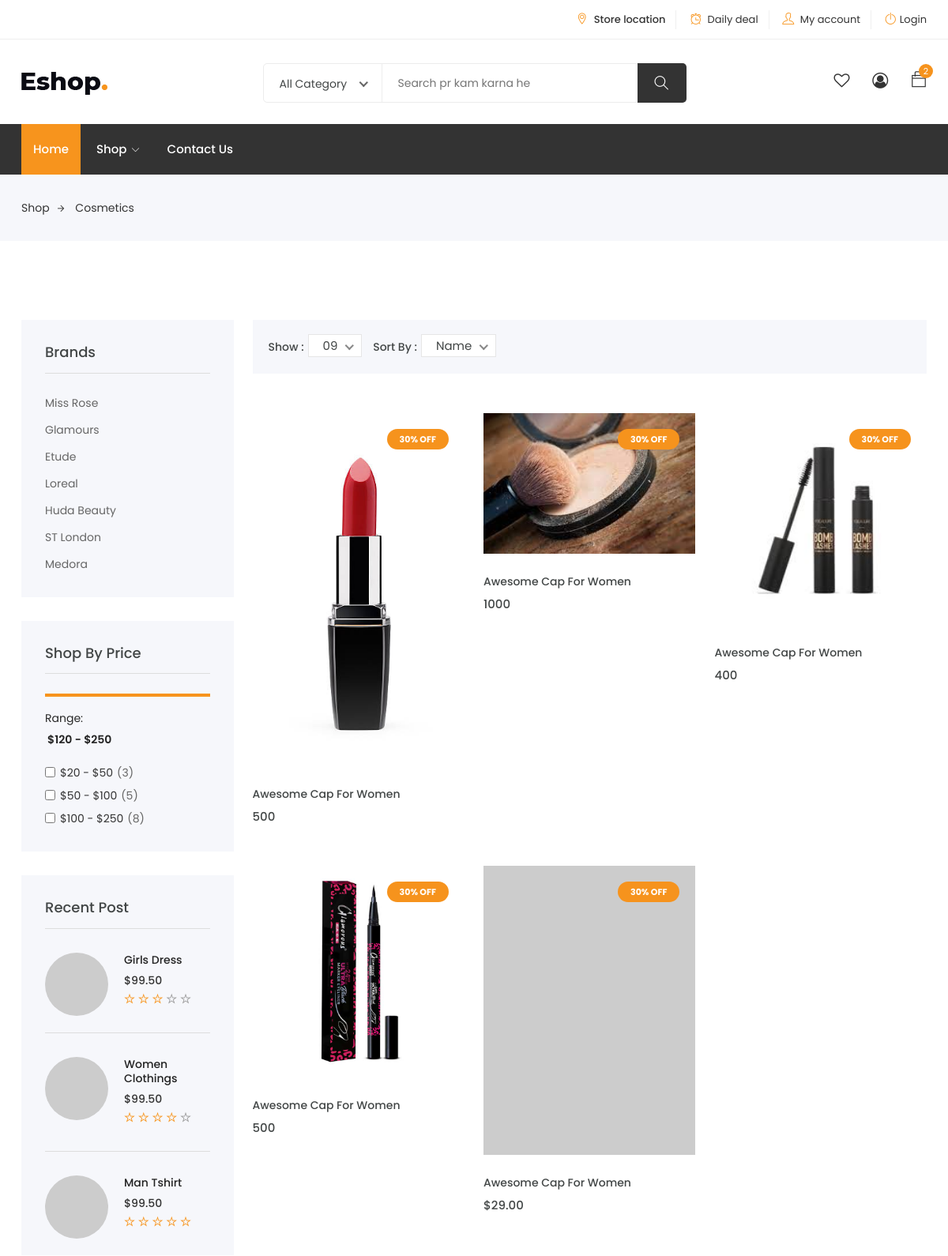
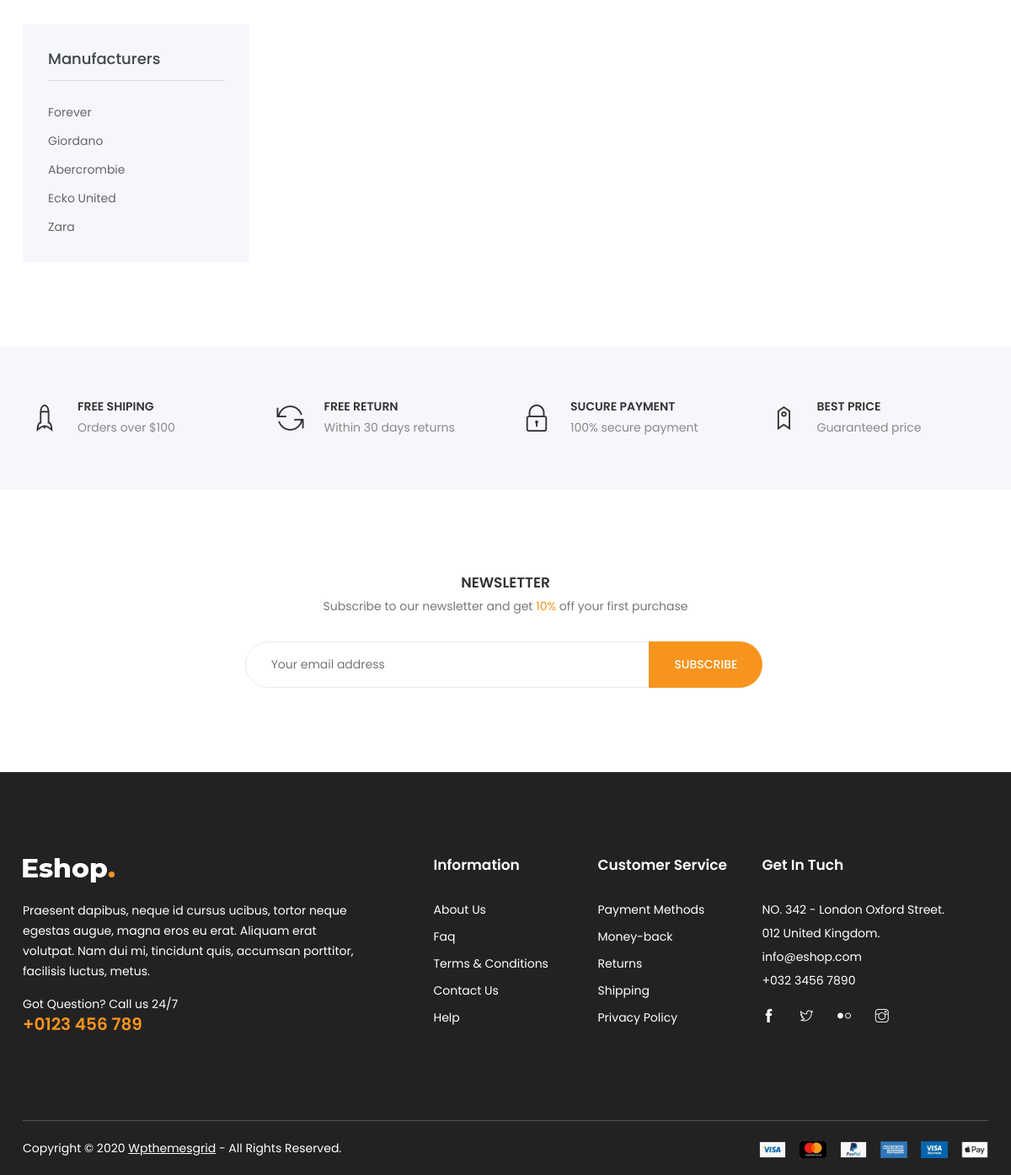
Screenshot of /user/products.php?cid=2 with the database file from the repository (2 pictures, top to bottom).
### tables this page shows
CREATE TABLE `category` (
  `cat_id` int(255) NOT NULL,
  `cat_name` varchar(255) NOT NULL
);

CREATE TABLE `brands` (
  `brand_id` int(255) NOT NULL,
  `brand_name` varchar(255) NOT NULL,
  `brand_category` int(255) NOT NULL
);

CREATE TABLE `products` (
  `prod_id` int(255) NOT NULL,
  `prod_name` varchar(255) NOT NULL,
  `prod_brand` int(255) NOT NULL,
  `prod_category` int(255) NOT NULL,
  `prod_price` int(255) NOT NULL,
  `prod_image` varchar(255) NOT NULL
);

### user/products.php (the view, shortened to what this page needs)
<?php
require("header.php");
$cid=$_GET["cid"];
?>
		<div class="breadcrumbs">
			<div class="container">
				<div class="row">
					<div class="col-12">
						<div class="bread-inner">
							<ul class="bread-list">
								<li><a href="index1.html">Shop<i class="ti-arrow-right"></i></a></li>
								<li class="active"><a href="blog-single.html">
                                    <?php
                                        $res=mysqli_query($conn,"SELECT * FROM category WHERE cat_id=$cid");
                                        $row=mysqli_fetch_assoc($res);
                                        echo $row["cat_name"];
                                    ?>
                                </a></li>
							</ul>
						</div>
					</div>
				</div>
			</div>
		</div>
		<section class="product-area shop-sidebar shop section">
			<div class="container">
				<div class="row">
					<div class="col-lg-3 col-md-4 col-12">
						<div class="shop-sidebar">
								<div class="single-widget category">
									<h3 class="title">Brands</h3>
									<ul class="categor-list">
										<?php
                                        $query="SELECT * FROM brands WHERE brand_category=$cid";
                                        $res=mysqli_query($conn,$query);
                                        while($row=mysqli_fetch_assoc($res)){
                                            echo'<li><a href="#">'.$row["brand_name"].'</a></li>';
                                        }
                                        ?>
									</ul>
								</div>
									<div class="single-widget range">
										<h3 class="title">Shop by Price</h3>
										<div class="price-filter">
											<div class="price-filter-inner">
												<div id="slider-range"></div>
													<div class="price_slider_amount">
													<div class="label-input">
														<span>Range:</span><input type="text" id="amount" name="price" placeholder="Add Your Price"/>
													</div>
												</div>
											</div>
										</div>
										<ul class="check-box-list">
											<li>
												<label class="checkbox-inline" for="1"><input name="news" id="1" type="checkbox">$20 - $50<span class="count">(3)</span></label>
											</li>
											<li>
												<label class="checkbox-inline" for="2"><input name="news" id="2" type="checkbox">$50 - $100<span class="count">(5)</span></label>
											</li>
											<li>
												<label class="checkbox-inline" for="3"><input name="news" id="3" type="checkbox">$100 - $250<span class="count">(8)</span></label>
											</li>
										</ul>
									</div>
								<div class="single-widget recent-post">
									<h3 class="title">Recent post</h3>
									<div class="single-post first">
										<div class="image">
											<img src="https://via.placeholder.com/75x75" alt="#">
										</div>
										<div class="content">
											<h5><a href="#">Girls Dress</a></h5>
											<p class="price">$99.50</p>
											<ul class="reviews">
												<li class="yellow"><i class="ti-star"></i></li>
												<li class="yellow"><i class="ti-star"></i></li>
												<li class="yellow"><i class="ti-star"></i></li>
												<li><i class="ti-star"></i></li>
												<li><i class="ti-star"></i></li>
											</ul>
										</div>
									</div>
									<div class="single-post first">
										<div class="image">
											<img src="https://via.placeholder.com/75x75" alt="#">
										</div>
										<div class="content">
											<h5><a href="#">Women Clothings</a></h5>
											<p class="price">$99.50</p>
											<ul class="reviews">
												<li class="yellow"><i class="ti-star"></i></li>
												<li class="yellow"><i class="ti-star"></i></li>
												<li class="yellow"><i class="ti-star"></i></li>
												<li class="yellow"><i class="ti-star"></i></li>
												<li><i class="ti-star"></i></li>
											</ul>
										</div>
									</div>
									<div class="single-post first">
										<div class="image">
											<img src="https://via.placeholder.com/75x75" alt="#">
										</div>
										<div class="content">
											<h5><a href="#">Man Tshirt</a></h5>
											<p class="price">$99.50</p>
											<ul class="reviews">
												<li class="yellow"><i class="ti-star"></i></li>
												<li class="yellow"><i class="ti-star"></i></li>
												<li class="yellow"><i class="ti-star"></i></li>
												<li class="yellow"><i class="ti-star"></i></li>
												<li class="yellow"><i class="ti-star"></i></li>
											</ul>
										</div>
									</div>
								</div>
								<div class="single-widget category">
									<h3 class="title">Manufacturers</h3>
									<ul class="categor-list">
										<li><a href="#">Forever</a></li>
										<li><a href="#">giordano</a></li>
										<li><a href="#">abercrombie</a></li>
										<li><a href="#">ecko united</a></li>
										<li><a href="#">zara</a></li>
									</ul>
								</div>
						</div>
					</div>
					<div class="col-lg-9 col-md-8 col-12">
						<div class="row">
							<div class="col-12">
								<div class="shop-top">
									<div class="shop-shorter">
										<div class="single-shorter">
											<label>Show :</label>
										</div>
										<div class="single-shorter">
											<label>Sort By :</label>
										</div>
									</div>
								</div>
							</div>
						</div>
						<div class="row">
                            <?php
                            $query="SELECT * FROM products WHERE prod_category=$cid";
                            $res=mysqli_query($conn,$query);
                            while($row=mysqli_fetch_assoc($res)){
                                echo'<div class="col-lg-4 col-md-6 col-12">
								<div class="single-product">
									<div class="product-img">
										<a href="product-details.html">
											<img class="default-img" src="../admin/'.$row["prod_image"].'" alt="#" width="550" height="750">
											<img class="hover-img" src="https://via.placeholder.com/550x750" alt="#">
											<span class="price-dec">30% Off</span>
										</a>
										<div class="button-head">
											<div class="product-action">
												<a data-toggle="modal" data-target="#exampleModal" title="Quick View" data-id="'.$row["prod_id"].'"><i class=" ti-eye"></i><span>Quick Shop</span></a>
												<a title="Wishlist" href="#"><i class=" ti-heart"></i><span>Add to Wishlist</span></a>
											</div>
											<div class="product-action-2">
												<a title="Add to cart" href="#">Add to cart</a>
											</div>
										</div>
									</div>
									<div class="product-content">
										<h3><a href="product-details.html">Awesome Cap For Women</a></h3>
										<div class="product-price">
											<span>'.$row["prod_price"].'</span>
										</div>
									</div>
								</div>
							</div>';
                            };
                            ?>
							<div class="col-lg-4 col-md-6 col-12">
								<div class="single-product">
									<div class="product-img">
										<a href="product-details.html">
											<img class="default-img" src="https://via.placeholder.com/550x750" alt="#" width="550" height="750">
											<span class="price-dec">30% Off</span>
										</a>
										<div class="button-head">
											<div class="product-action">
											</div>
										</div>
									</div>
									<div class="product-content">
										<h3><a href="product-details.html">Awesome Cap For Women</a></h3>
										<div class="product-price">
											<span>$29.00</span>
										</div>
									</div>
								</div>
							</div>
						</div>
					</div>
				</div>
			</div>
		</section>
<?php
require("footer.php");
?>

### user/header.php (shortened to what this page needs)
<!DOCTYPE html>
<html lang="en">
<head>
	<link rel="stylesheet" href="css/bootstrap.css">
    <link rel="stylesheet" href="css/magnific-popup.min.css">
    <link rel="stylesheet" href="css/font-awesome.css">
	<link rel="stylesheet" href="css/jquery.fancybox.min.css">
    <link rel="stylesheet" href="css/themify-icons.css">
    <link rel="stylesheet" href="css/niceselect.css">
    <link rel="stylesheet" href="css/animate.css">
    <link rel="stylesheet" href="css/flex-slider.min.css">
    <link rel="stylesheet" href="css/owl-carousel.css">
    <link rel="stylesheet" href="css/slicknav.min.css">
    <link href="https://cdn.jsdelivr.net/npm/bootstrap@5.0.2/dist/css/bootstrap.min.css" rel="stylesheet">
	<link rel="stylesheet" href="css/reset.css">
	<link rel="stylesheet" href="style.css">
    <link rel="stylesheet" href="css/responsive.css">
</head>
<body class="js">
	<header class="header shop">
		<div class="topbar">
			<div class="container">
				<div class="row">
					<div class="col-lg-4 col-md-12 col-12">
					</div>
					<div class="col-lg-8 col-md-12 col-12">
						<div class="right-content">
							<ul class="list-main">
								<li><i class="ti-location-pin"></i> Store location</li>
								<li><i class="ti-alarm-clock"></i> <a href="#">Daily deal</a></li>
								<li><i class="ti-user"></i> <a href="#">My account</a></li>
								<li><i class="ti-power-off"></i><a href="login.html#">Login</a></li>
							</ul>
						</div>
					</div>
				</div>
			</div>
		</div>
		<div class="middle-inner">
			<div class="container">
				<div class="row">
					<div class="col-lg-2 col-md-2 col-12">
						<div class="logo">
							<a href="index.php"><img src="images/logo.png" alt="logo"></a>
						</div>
					</div>
					<div class="col-lg-8 col-md-7 col-12">
						<div class="search-bar-top">
							<div class="search-bar">
								<form>
									<input name="search" placeholder="Search pr kam karna he" type="search">
									<button class="btnn"><i class="ti-search"></i></button>
								</form>
							</div>
						</div>
					</div>
					<div class="col-lg-2 col-md-3 col-12">
						<div class="right-bar">
							<div class="sinlge-bar">
								<a href="#" class="single-icon"><i class="fa fa-heart-o" aria-hidden="true"></i></a>
							</div>
							<div class="sinlge-bar">
								<a href="#" class="single-icon"><i class="fa fa-user-circle-o" aria-hidden="true"></i></a>
							</div>
							<div class="sinlge-bar shopping">
								<a href="#" class="single-icon"><i class="ti-bag"></i> <span class="total-count">2</span></a>
							</div>
						</div>
					</div>
				</div>
			</div>
		</div>
		<div class="header-inner">
			<div class="container">
				<div class="cat-nav-head">
					<div class="row">
						<div class="col-lg-9 col-12">
							<div class="menu-area">
								<nav class="navbar navbar-expand-lg">
									<div class="navbar-collapse">
										<div class="nav-inner">
											<ul class="nav main-menu menu navbar-nav">
                                                <li class="active"><a href="index.php">Home</a></li>
                                                    <li><a href="#">Shop<i class="ti-angle-down"></i></a>
                                                    </li>
                                                <li><a href="contact.html">Contact Us</a></li>
												</ul>
										</div>
									</div>
								</nav>
							</div>
						</div>
					</div>
				</div>
			</div>
		</div>
	</header>

### user/footer.php (shortened to what this page needs)
	<section class="shop-services section home">
		<div class="container">
			<div class="row">
				<div class="col-lg-3 col-md-6 col-12">
					<div class="single-service">
						<i class="ti-rocket"></i>
						<h4>Free shiping</h4>
						<p>Orders over $100</p>
					</div>
				</div>
				<div class="col-lg-3 col-md-6 col-12">
					<div class="single-service">
						<i class="ti-reload"></i>
						<h4>Free Return</h4>
						<p>Within 30 days returns</p>
					</div>
				</div>
				<div class="col-lg-3 col-md-6 col-12">
					<div class="single-service">
						<i class="ti-lock"></i>
						<h4>Sucure Payment</h4>
						<p>100% secure payment</p>
					</div>
				</div>
				<div class="col-lg-3 col-md-6 col-12">
					<div class="single-service">
						<i class="ti-tag"></i>
						<h4>Best Price</h4>
						<p>Guaranteed price</p>
					</div>
				</div>
			</div>
		</div>
	</section>
	<section class="shop-newsletter section">
		<div class="container">
			<div class="inner-top">
				<div class="row">
					<div class="col-lg-8 offset-lg-2 col-12">
						<div class="inner">
							<h4>Newsletter</h4>
							<p> Subscribe to our newsletter and get <span>10%</span> off your first purchase</p>
							<form action="mail/mail.php" method="get" target="_blank" class="newsletter-inner">
								<input name="EMAIL" placeholder="Your email address" required="" type="email">
								<button class="btn">Subscribe</button>
							</form>
						</div>
					</div>
				</div>
			</div>
		</div>
	</section>
	<footer class="footer">
		<div class="footer-top section">
			<div class="container">
				<div class="row">
					<div class="col-lg-5 col-md-6 col-12">
						<div class="single-footer about">
							<div class="logo">
								<a href="index.html"><img src="images/logo2.png" alt="#"></a>
							</div>
							<p class="text">Praesent dapibus, neque id cursus ucibus, tortor neque egestas augue,  magna eros eu erat. Aliquam erat volutpat. Nam dui mi, tincidunt quis, accumsan porttitor, facilisis luctus, metus.</p>
							<p class="call">Got Question? Call us 24/7<span><a href="tel:123456789">+0123 456 789</a></span></p>
						</div>
					</div>
					<div class="col-lg-2 col-md-6 col-12">
						<div class="single-footer links">
							<h4>Information</h4>
							<ul>
								<li><a href="#">About Us</a></li>
								<li><a href="#">Faq</a></li>
								<li><a href="#">Terms & Conditions</a></li>
								<li><a href="#">Contact Us</a></li>
								<li><a href="#">Help</a></li>
							</ul>
						</div>
					</div>
					<div class="col-lg-2 col-md-6 col-12">
						<div class="single-footer links">
							<h4>Customer Service</h4>
							<ul>
								<li><a href="#">Payment Methods</a></li>
								<li><a href="#">Money-back</a></li>
								<li><a href="#">Returns</a></li>
								<li><a href="#">Shipping</a></li>
								<li><a href="#">Privacy Policy</a></li>
							</ul>
						</div>
					</div>
					<div class="col-lg-3 col-md-6 col-12">
						<div class="single-footer social">
							<h4>Get In Tuch</h4>
							<div class="contact">
								<ul>
									<li>NO. 342 - London Oxford Street.</li>
									<li>012 United Kingdom.</li>
									<li>info@eshop.com</li>
									<li>+032 3456 7890</li>
								</ul>
							</div>
							<ul>
								<li><a href="#"><i class="ti-facebook"></i></a></li>
								<li><a href="#"><i class="ti-twitter"></i></a></li>
								<li><a href="#"><i class="ti-flickr"></i></a></li>
								<li><a href="#"><i class="ti-instagram"></i></a></li>
							</ul>
						</div>
					</div>
				</div>
			</div>
		</div>
		<div class="copyright">
			<div class="container">
				<div class="inner">
					<div class="row">
						<div class="col-lg-6 col-12">
							<div class="left">
								<p>Copyright © 2020 <a href="http://www.wpthemesgrid.com" target="_blank">Wpthemesgrid</a>  -  All Rights Reserved.</p>
							</div>
						</div>
						<div class="col-lg-6 col-12">
							<div class="right">
								<img src="images/payments.png" alt="#">
							</div>
						</div>
					</div>
				</div>
			</div>
		</div>
	</footer>
</body>
</html>

### rows the page displays
category: cat_name "Cosmetics"
brands: brand_name "Miss Rose"
brands: brand_name "Glamours"
brands: brand_name "Etude"
brands: brand_name "Loreal"
brands: brand_name "Huda Beauty"
brands: brand_name "ST London"
brands: brand_name "Medora"
products: prod_image (picture), prod_price "500"
products: prod_image (picture), prod_price "1000"
products: prod_image (picture), prod_price "400"
products: prod_image (picture), prod_price "500"
